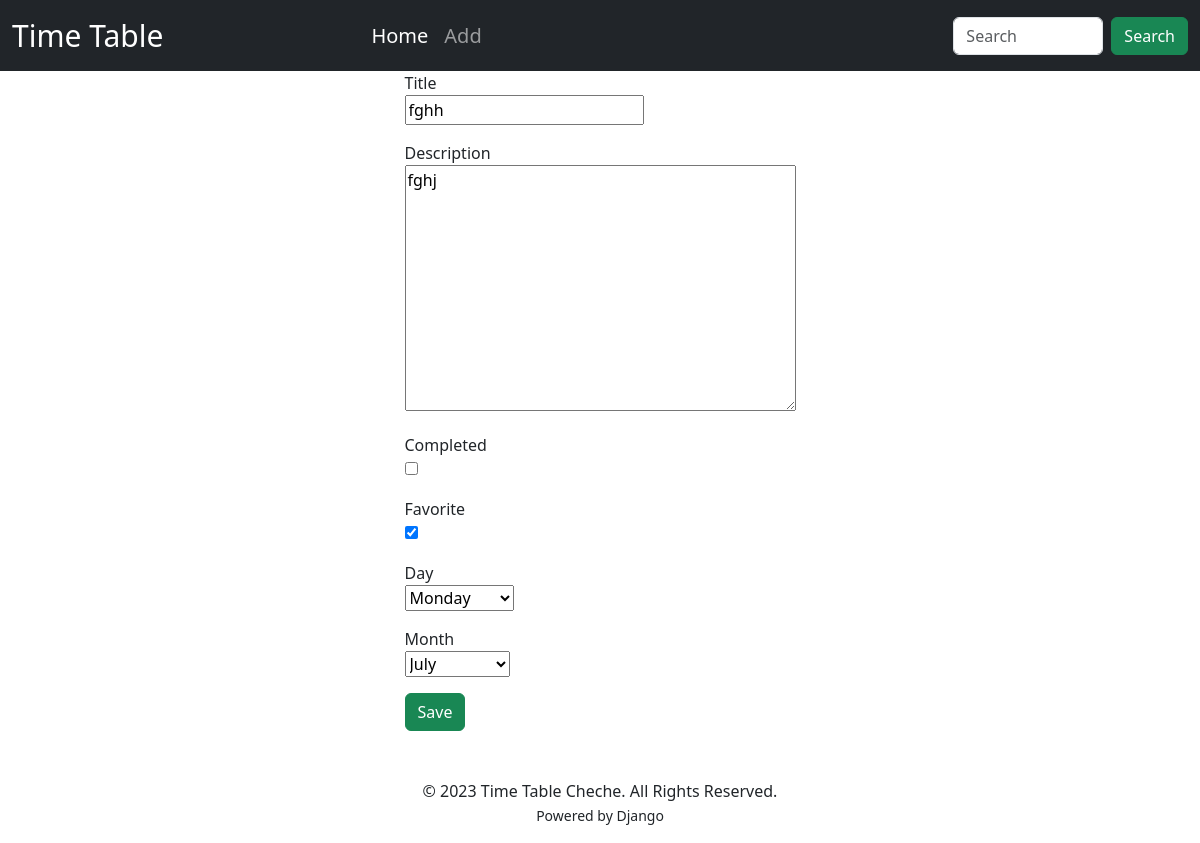
Page /update/4 on the committed database.
### timetable/models.py (models this page shows, shortened)
class Todo(models.Model):
    title = models.CharField(max_length=120)
    description = models.TextField()
    completed = models.BooleanField(default=False)
    favorite = models.BooleanField(default=False)
    day = models.CharField(max_length=7, choices=DAY_CHOICES, default='sun',blank=True)
    month = models.CharField(max_length=12, choices=MONTH_CHOICES, default='jan',blank=True)

### timetable/views.py (the view)
# urls.py: path("update/<int:id>", views.update, name="update"),
def update(request, id):
    todos = Todo.objects.get(id=id)
    if request.method == 'POST':
        form = TodoForm(request.POST or None, instance=todos)
        if form.is_valid():
            form.save()
            return redirect('index')
    else:
        form = TodoForm(instance=todos)
    return render(request, 'timetable/add.html', {'form': form, 'todos': todos})

### timetable/forms.py
class TodoForm(ModelForm):
    class Meta:
        model = Todo
        fields = ['title', 'description', 'completed', 'favorite', 'day', 'month']

### timetable/templates/timetable/add.html (shortened to what this page needs)
{% extends 'base.html' %}
{% block content %}
<div class="form-group d-flex justify-content-center">
    <form action="" method="post">
{% for field in form %}
{{ field.label }}
<p>{{ field }}
</p>
{% endfor %}
<button type="submit"   class="btn btn-success">Save</button>
</form>
</div>
{% endblock %}

### rows in the picture
Todo: form "fghh" "fghj" "☑" "Monday" "July"

### other values in the picture
{{ field.label }} "Title" "Description" "Completed" "Favorite" "Day" "Month"
